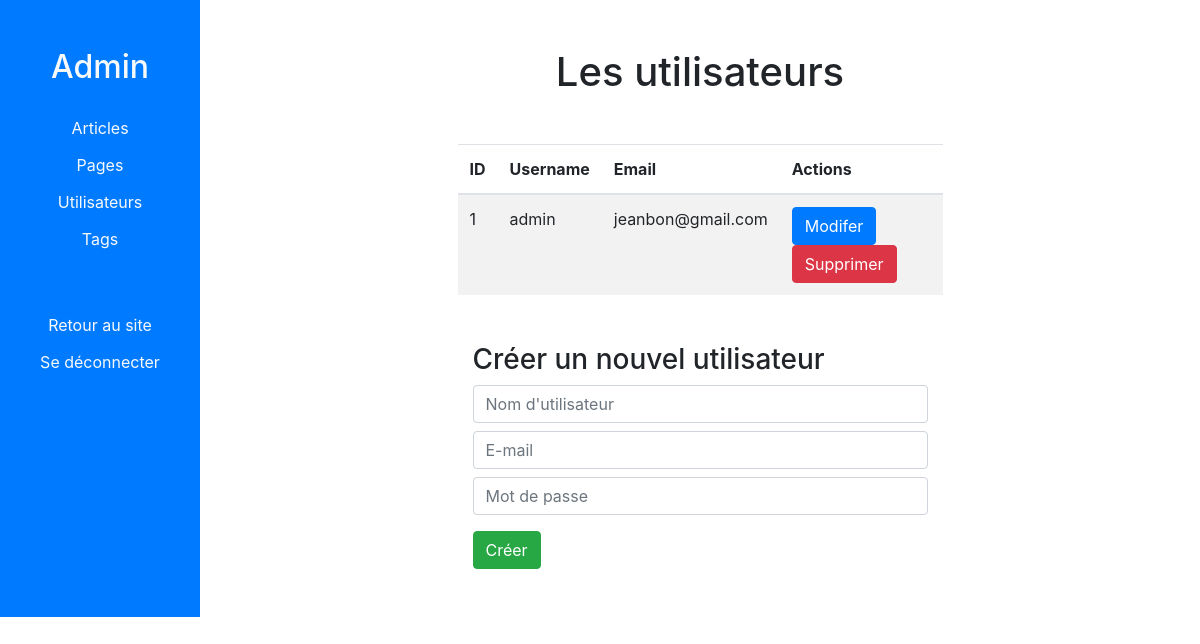
The app's page /admin/users (signed in) with its own data.
### views.py (models this page shows)
class User(UserMixin, db.Model):
    id = db.Column(db.Integer, primary_key=True)
    username = db.Column(db.String(50), unique=True, nullable=False)
    email = db.Column(db.String(80), unique=True, nullable=False)
    password = db.Column(db.String(80), nullable=False)
    def get_json_for(self, *args):
        res = {}
        for arg in args:
            res[arg] = getattr(self, arg)
        return json.dumps(res)

### views.py (the view)
@app.route('/admin/users')
@login_required
def admin_users():
    users = User.query.all()
    return render_template('admin-users.html', users=users)

### views.py (called while the page is built)
@login_manager.user_loader
def load_user(user_id):
    return User.query.get(user_id)

@app.context_processor
def inject_pages():
    pages = Page.query.filter_by(published=True)
    return {'site_pages': pages}

### templates/admin-users.html (shortened to what this page needs)
{% extends 'admin.html' %}
{% block admin_content %}
    <div class="text-center my-5">
        <h1>Les utilisateurs</h1>
    </div>
    <table class="table table-striped col-md-8 col-lg-6 mx-auto">
        <thead>
            <tr>
                <th>ID</th>
                <th>Username</th>
                <th>Email</th>
                <th>Actions</th>
            </tr>
        </thead>
        <tbody>
            {% for user in users %}
            <tr>
                <td>{{ user.id }}</td>
                <td>{{ user.username }}</td>
                <td>{{ user.email }}</td>
                <td>
                    <button type="button" class="open-edit-user-modal btn btn-primary" data-toggle="modal"
                                data-target="#modal-edit-user" data-user="{{ user.get_json_for('username', 'id', 'email') }}">
                        Modifer
                    </button>
                    <form action="{{ url_for('admin_users_delete', user_id=user.id) }}" method="POST" class="d-inline">
                        <input type="submit" class="btn btn-danger" value="Supprimer">
                    </form>
                </td>
            </tr>
            {% endfor %}
        </tbody>
    </table>
    <div class="col-6 mx-auto my-5">
        <h3>Créer un nouvel utilisateur</h3>
        <form action="{{ url_for('admin_users_new') }}" method="POST" class="form">
            <input type="text" name="username" placeholder="Nom d'utilisateur" class="form-control">
            <input type="text" name="email" placeholder="E-mail" class="form-control my-2">
            <input type="password" name="password" placeholder="Mot de passe" class="form-control">
            <input type="submit" class="btn btn-success mt-3" value="Créer">
        </form>
    </div>
{% endblock %}

### records on screen
User: id "1", username "admin", email "jeanbon@gmail.com"
